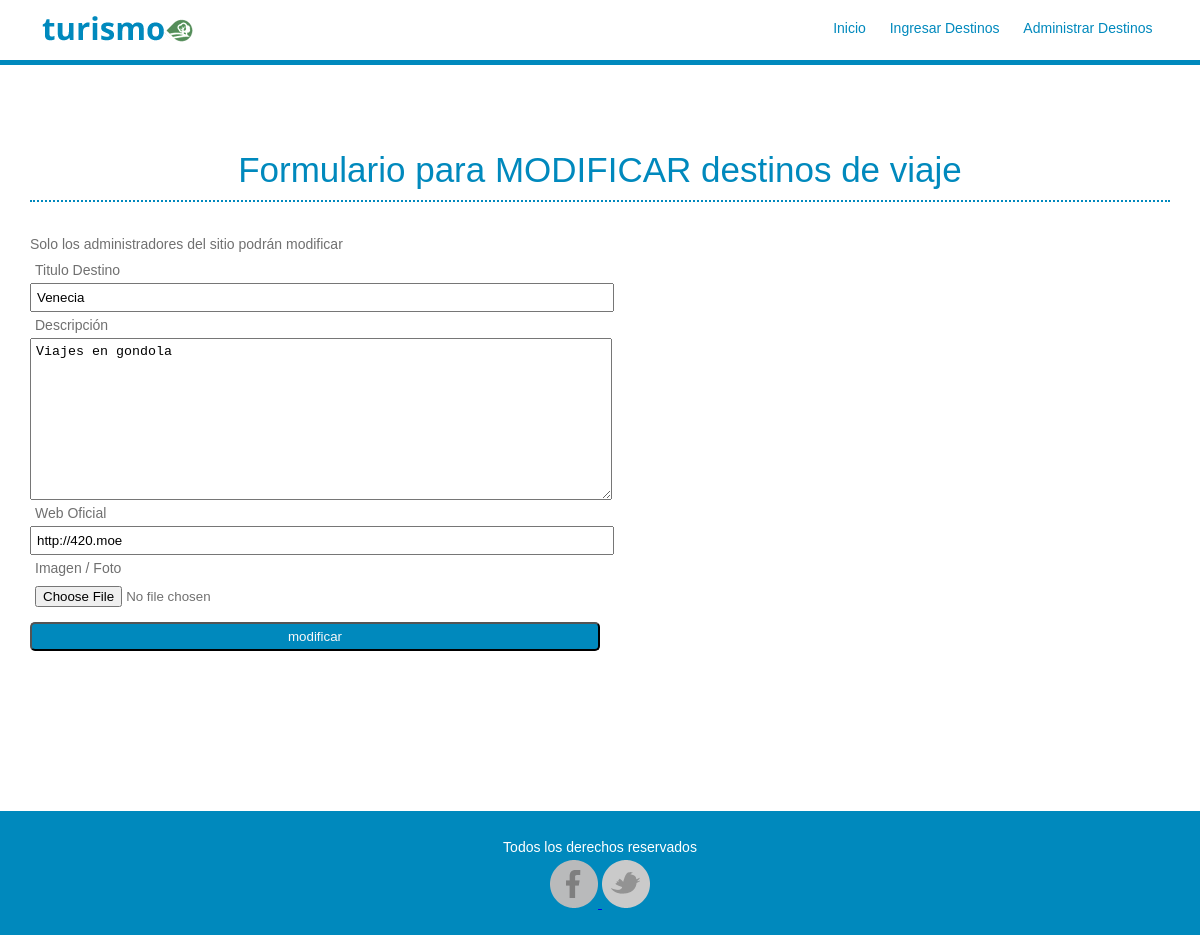
Page /admin/modificar_destinos.php?id=5 on the committed database.
### tables this page shows
CREATE TABLE IF NOT EXISTS `destinos` (
  `id_destino` int(11) NOT NULL,
  `imagen` char(100) NOT NULL,
  `titulo` char(150) NOT NULL,
  `descripcion` varchar(350) NOT NULL,
  `sitioweb` char(150) NOT NULL
);

### admin/modificar_destinos.php (the view, shortened to what this page needs)
<?php include("cabecera.php") ?>
<?php
$id=$_GET["id"];
include("conexion.php");
$sql="SELECT * FROM destinos WHERE id_destino='$id'";
$respuesta=$conexion->query($sql);
$fila = $respuesta->fetch_assoc();
?>
<section id="administrador">
<h1>Formulario para MODIFICAR  destinos de viaje </h1>
<p>Solo los administradores del sitio podrán modificar </p>
<form action="#" method="post" enctype="multipart/form-data">
<label>Titulo Destino</label>
<input type="text" name="titulo" value= "<?php echo $fila["titulo"] ?>">
<label>Descripción </label>
<textarea name="descripcion"><?php echo $fila["descripcion"] ?></textarea>
<label>Web Oficial</label>
<input type="url" name="sitioweb" value="<?php echo $fila["sitioweb"] ?>">
<label>Imagen / Foto</label>
  <input type="file" name="imagen" value="<?php echo $fila["imagen"]?>">
<input  name="modificar" type="submit" value="modificar"  class="boton">
</form>
</section>
<?php include("pie.php")?>
</body>
</html>

### css/estilos.css (style rules this page uses)
* { padding:0px ; margin:0px; }
main, header, section, article, footer { display:block ; }
body { font-family:Arial, serif, sans-serif; font-size:14px; background-color: #f8f8f8; color:#707070 }
p { line-height: 1.8em; }
h1 { margin: 0 0px 30px 0; padding: 0 0 10px 0; border-bottom: 2px dotted #0089bd ; font-weight: 400; color:#0089bd; text-align:center; font-size:2.5em }
.boton { background-color:#0089bd; text-decoration:none; color: #f8f8f8; padding: 1%; display:block; text-align:center; margin:auto; width: 50%; border-radius: 5px; }

### css/estilos_admin.css (style rules this page uses)
#administrador { background-color: #ffff; padding: 150px 30px; }
#administrador input, textarea,label { display:block; padding:5px; width:50%; }
#administrador textarea { height:150px }
#administrador .boton { margin:10px 0 }

### rows in the picture
destinos: titulo "Venecia", descripcion "Viajes en gondola", sitioweb "http://420.moe"
